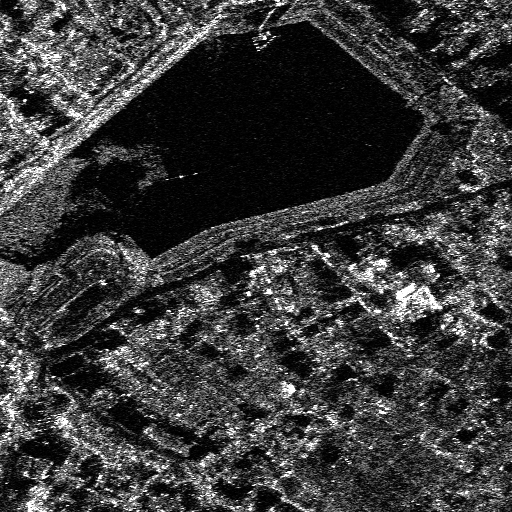
#> input picture RIFT-multimodal-image-matching-main/python/sar-optical/pair3.tif, 512 x 512 px, found by its file name
$ python rift_demo.py
#> lines starting #> are read from the running program, lines starting #| are printed output that depends on the picture
#> in imread_color3, img is the input picture: shape (512, 512); min 0, max 255, mean 57.3
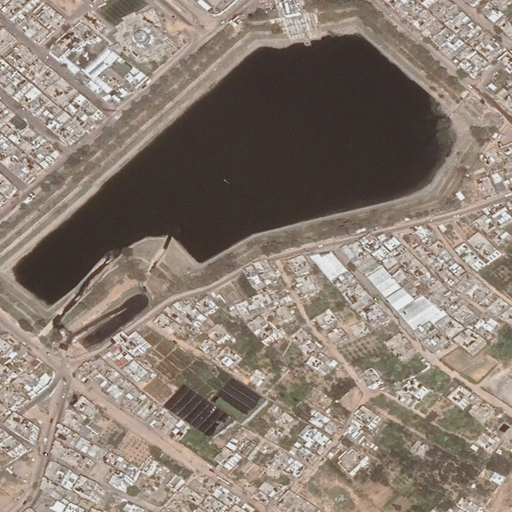
#> input picture RIFT-multimodal-image-matching-main/python/sar-optical/pair4.tif, 512 x 512 px, found by its file name
#> in imread_color3, img is the input picture: shape (512, 512, 3); mean B, G, R 116, 126.8, 139.5
### RIFT-multimodal-image-matching-main/python/rift1/phasecong3.py
import numpy as np
from numpy.fft import fft2, ifft2, ifftshift


def lowpassfilter(size, cutoff, n):
    """生成低通滤波器"""
    rows, cols = size
    if cols % 2 == 1:
        x = np.arange(-(cols - 1) / 2, (cols - 1) / 2 + 1) / (cols - 1)
    else:
        x = np.arange(-cols / 2, cols / 2) / cols

    if rows % 2 == 1:
        y = np.arange(-(rows - 1) / 2, (rows - 1) / 2 + 1) / (rows - 1)
    else:
        y = np.arange(-rows / 2, rows / 2) / rows

    x, y = np.meshgrid(x, y)
    radius = np.sqrt(x ** 2 + y ** 2)
    radius = ifftshift(radius)
    lp = 1 / (1 + (radius / cutoff) ** (2 * n))
    return lp


def phasecong3(im, nscale=4, norient=6, minWaveLength=3, mult=2.1,
               sigmaOnf=0.55, k=2.0, cutOff=0.5, g=10, noiseMethod=-1):
    """相位一致性计算"""
#> called with nscale = 4, norient = 6, minWaveLength = 3, mult = 1.6, sigmaOnf = 0.75, k = 1, cutOff = 0.5, g = 3
    im = im.astype(np.float64)
    if im.ndim == 3:
        im = np.mean(im, axis=2)  # 转为灰度图
#> im: shape (512, 512) float64

    rows, cols = im.shape
#> rows = 512; cols = 512
    imagefft = fft2(im)
    zero = np.zeros((rows, cols))
    EO = [[np.zeros((rows, cols), dtype=np.complex128) for _ in range(norient)] for _ in range(nscale)]
    PC = [zero.copy() for _ in range(norient)]
    covx2 = zero.copy()
    covy2 = zero.copy()
    covxy = zero.copy()
    EnergyV = np.zeros((rows, cols, 3))
    pcSum = zero.copy()
    epsilon = 1e-4

    # 构建频率网格
    if cols % 2 == 1:
        xrange = np.arange(-(cols - 1) / 2, (cols - 1) / 2 + 1) / (cols - 1)
    else:
        xrange = np.arange(-cols / 2, cols / 2) / cols
#> xrange = 512 values from -0.5 to 0.498

    if rows % 2 == 1:
        yrange = np.arange(-(rows - 1) / 2, (rows - 1) / 2 + 1) / (rows - 1)
    else:
        yrange = np.arange(-rows / 2, rows / 2) / rows
#> yrange = 512 values from -0.5 to 0.498

    x, y = np.meshgrid(xrange, yrange)
    radius = np.sqrt(x ** 2 + y ** 2)
    theta = np.arctan2(-y, x)
    radius = ifftshift(radius)
    theta = ifftshift(theta)
    radius[0, 0] = 1  # 避免log(0)

    sintheta = np.sin(theta)
    costheta = np.cos(theta)

    # 低通滤波器
    lp = lowpassfilter((rows, cols), 0.45, 15)
    logGabor = []
    for s in range(nscale):
        wavelength = minWaveLength * (mult ** s)
        fo = 1.0 / wavelength
        lg = np.exp(-(np.log(radius / fo)) ** 2 / (2 * (np.log(sigmaOnf) ** 2)))
        lg *= lp
        lg[0, 0] = 0
        logGabor.append(lg)

    # 计算每个方向的相位一致性
    for o in range(norient):
        angl = o * np.pi / norient
        ds = sintheta * np.cos(angl) - costheta * np.sin(angl)
        dc = costheta * np.cos(angl) + sintheta * np.sin(angl)
        dtheta = np.abs(np.arctan2(ds, dc))
        dtheta = np.minimum(dtheta * norient / 2, np.pi)
        spread = (np.cos(dtheta) + 1) / 2

        sumE = zero.copy()
        sumO = zero.copy()
        sumAn = zero.copy()
        maxAn = zero.copy()

        for s in range(nscale):
            filt = logGabor[s] * spread
            eo = ifft2(imagefft * filt)
            EO[s][o] = eo
            An = np.abs(eo)
            sumAn += An
            sumE += np.real(eo)
            sumO += np.imag(eo)

            if s == 0:
                if noiseMethod == -1:
                    tau = np.median(sumAn) / np.sqrt(np.log(4))
                elif noiseMethod == -2:
                    hist, edges = np.histogram(sumAn, bins=50)
                    ind = np.argmax(hist)
                    rmode = (edges[ind] + edges[ind + 1]) / 2
                    tau = rmode
                maxAn = An
            else:
                maxAn = np.maximum(maxAn, An)

        # 能量计算
        EnergyV[..., 0] += sumE
        EnergyV[..., 1] += np.cos(angl) * sumO
        EnergyV[..., 2] += np.sin(angl) * sumO

        XEnergy = np.sqrt(sumE ** 2 + sumO ** 2) + epsilon
        MeanE = sumE / XEnergy
        MeanO = sumO / XEnergy

        Energy = zero.copy()
        for s in range(nscale):
            E = np.real(EO[s][o])
            O = np.imag(EO[s][o])
            Energy += E * MeanE + O * MeanO - np.abs(E * MeanO - O * MeanE)

        # 噪声阈值
        if noiseMethod >= 0:
            T = noiseMethod
        else:
            totalTau = tau * (1 - (1 / mult) ** nscale) / (1 - (1 / mult))
            EstMean = totalTau * np.sqrt(np.pi / 2)
            EstSigma = totalTau * np.sqrt((4 - np.pi) / 2)
            T = EstMean + k * EstSigma

        Energy = np.maximum(Energy - T, 0)
        width = (sumAn / (maxAn + epsilon) - 1) / (nscale - 1)
        weight = 1.0 / (1 + np.exp((cutOff - width) * g))
        PC[o] = weight * Energy / (sumAn + epsilon)
        pcSum += PC[o]

        # 协方差计算
        covx = PC[o] * np.cos(angl)
        covy = PC[o] * np.sin(angl)
        covx2 += covx ** 2
        covy2 += covy ** 2
        covxy += covx * covy
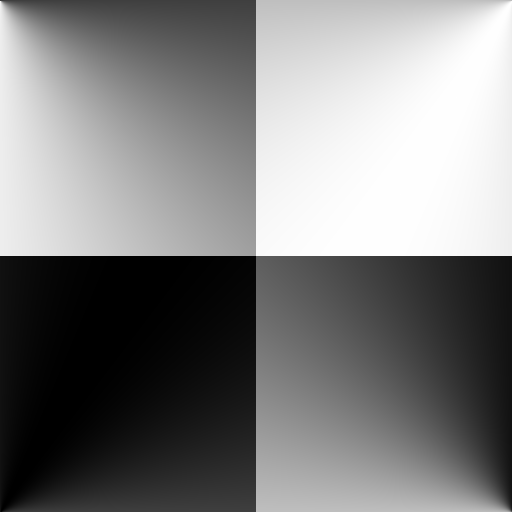
#> ds: shape (512, 512) float64; min -1, max 1, mean -0.000632; drawn with min black and max white
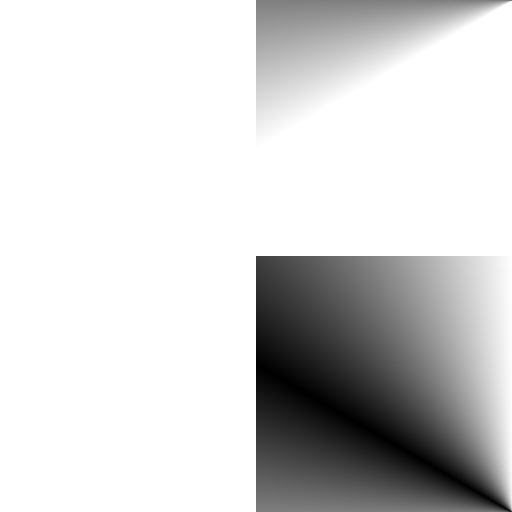
#> dtheta: shape (512, 512) float64; min 6.9e-05, max 3.14, mean 2.6; drawn with min black and max white
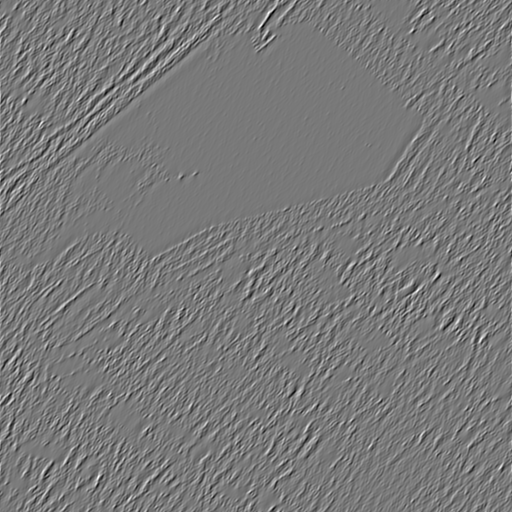
#> sumO: shape (512, 512) float64; min -77.5, max 85.5, mean 0; drawn with min black and max white
#> after the loop, EO = 4 items; PC = 6 items

    # 最终计算
    covx2 /= (norient / 2)
    covy2 /= (norient / 2)
    covxy = 4 * covxy / norient
    denom = np.sqrt(covxy ** 2 + (covx2 - covy2) ** 2) + epsilon
    M = (covy2 + covx2 + denom) / 2
    m = (covy2 + covx2 - denom) / 2

    orien = np.degrees(np.arctan2(EnergyV[..., 2], EnergyV[..., 1]))
    orien[orien < 0] += 180
    featType = np.arctan2(EnergyV[..., 0], np.sqrt(EnergyV[..., 1] ** 2 + EnergyV[..., 2] ** 2))

    return M, m, orien, featType, PC, EO, T, pcSum

### RIFT-multimodal-image-matching-main/python/rift1/rift_core.py
import numpy as np
import cv2
from phasecong3 import phasecong3


def RIFT_descriptor_no_rotation_invariance(im, kps, EO, patch_size, s, o):
    """RIFT描述符计算（无旋转不变性）"""
    if im.ndim == 2:
        im = np.stack([im, im, im], axis=2)
    h, w = im.shape[:2]

    # 计算通道强度
    CS = np.zeros((h, w, o), dtype=np.float64)
    for j in range(o):
        acc = np.zeros((h, w), dtype=np.float64)
        for i in range(s):
            acc += np.abs(EO[i][j])
        CS[..., j] = acc
    MIM = np.argmax(CS, axis=2) + 1  # 最大强度通道图

    KPS = np.array(kps, dtype=np.float64).T  # 2xN
    ns = 6  # 6x6网格
    des = np.zeros((36 * o, KPS.shape[1]), dtype=np.float64)
    kps_to_ignore = np.zeros(KPS.shape[1], dtype=bool)

    for k in range(KPS.shape[1]):
        x = int(round(KPS[0, k]))
        y = int(round(KPS[1, k]))
        x1 = max(0, x - patch_size // 2)
        y1 = max(0, y - patch_size // 2)
        x2 = min(x + patch_size // 2, w - 1)
        y2 = min(y + patch_size // 2, h - 1)

        if (y2 - y1) != patch_size or (x2 - x1) != patch_size:
            kps_to_ignore[k] = True
            continue

        patch = MIM[y1:y2 + 1, x1:x2 + 1]
        ys, xs = patch.shape
        hist_cube = np.zeros((ns, ns, o), dtype=np.float64)

        for jj in range(ns):
            for ii in range(ns):
                r0 = max(0, int(round(jj * ys / ns)))
                r1 = int(round((jj + 1) * ys / ns))
                c0 = max(0, int(round(ii * xs / ns)))
                c1 = int(round((ii + 1) * xs / ns))
                clip = patch[r0:r1, c0:c1].ravel()
                hist = np.bincount(np.clip(clip - 1, 0, o - 1), minlength=o)
                hist_cube[jj, ii] = hist / (np.sum(hist) + 1e-12)  # 归一化

        v = hist_cube.flatten()
        nrm = np.linalg.norm(v)
        des[:, k] = v / nrm if nrm > 0 else v

    valid = ~kps_to_ignore
    return {'kps': KPS[:, valid].T, 'des': des[:, valid].T}


def RIFT_no_rotation_invariance(im1, im2, s=4, o=6, patch_size=96):
    """RIFT特征检测与描述（无旋转不变性）"""
    # 计算相位一致性
    M1, _, _, _, _, EO1, _, _ = phasecong3(im1, nscale=s, norient=o,
                                           minWaveLength=3, mult=1.6,
                                           sigmaOnf=0.75, g=3, k=1)
#> EO1 = 4 items
    M2, _, _, _, _, EO2, _, _ = phasecong3(im2, nscale=s, norient=o,
                                           minWaveLength=3, mult=1.6,
                                           sigmaOnf=0.75, g=3, k=1)
#> call 2 of phasecong3, with nscale = 4, norient = 6, minWaveLength = 3, mult = 1.6, sigmaOnf = 0.75, k = 1, cutOff = 0.5, g = 3
#> after the loop in phasecong3 (call 2), `for o in range(norient):`:
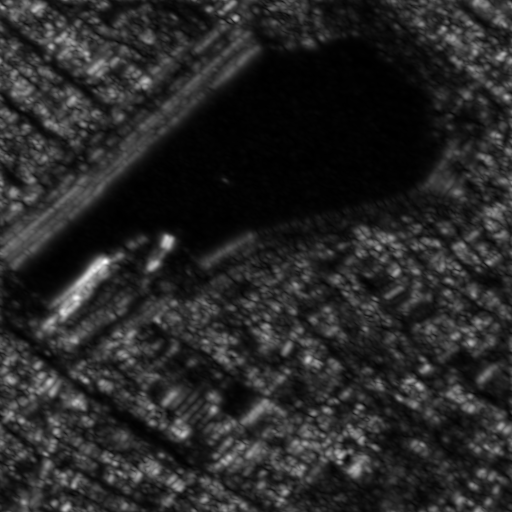
#> sumAn: shape (512, 512) float64; min 0.0823, max 69.66, mean 11; drawn with min black and max white
#> after the loop in phasecong3 (call 2), `for o in range(norient):`:
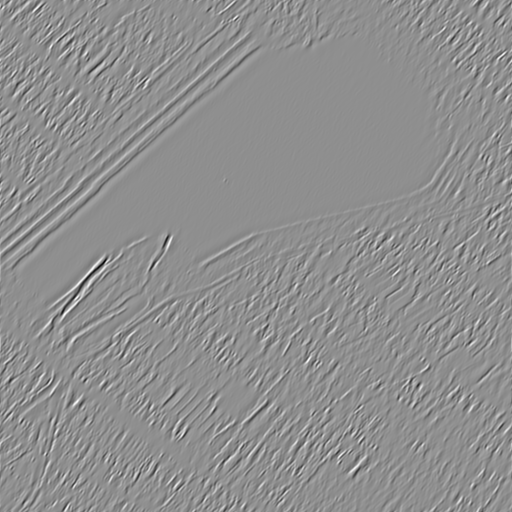
#> sumO: shape (512, 512) float64; min -66.5, max 52.09, mean 0; drawn with min black and max white
#> in phasecong3 (call 2), `featType = np.arctan2(EnergyV[..., 0], np.sqrt(EnergyV[..., 1] ** 2 + ..`:
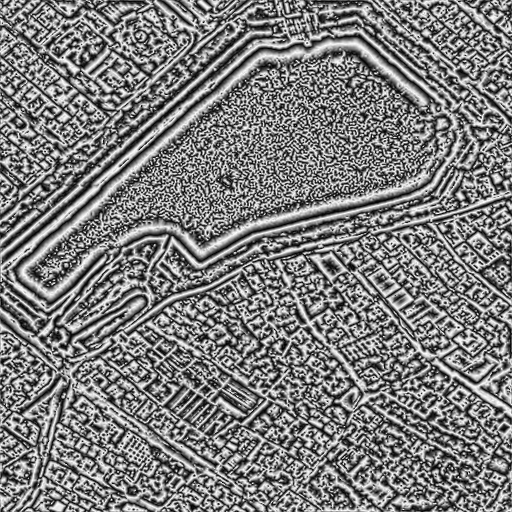
#> featType: shape (512, 512) float64; min -1.57, max 1.57, mean -0.0172; drawn with min black and max white
#> EO2 = 4 items

    # 归一化到[0,1]
    def norm01(m):
        return (m - np.min(m)) / (np.max(m) - np.min(m) + 1e-12)

    m1 = norm01(M1)
    m2 = norm01(M2)

    # FAST特征检测
    def detect_fast(m, max_kps=5000, min_th=10):
#> called with max_kps = 5000, min_th = 10
        img8 = np.uint8(np.clip(m * 255, 0, 255))
        fast = cv2.FastFeatureDetector_create(threshold=min_th, nonmaxSuppression=True)
        kps = fast.detect(img8, None)
#> kps = 5679 keypoints; strongest (x, y, size): (318, 229, 7), (250, 434, 7), (21, 40, 7), (182, 176, 7)
        kps = sorted(kps, key=lambda kp: -kp.response)[:max_kps]
#> kps = 5000 keypoints; strongest (x, y, size): (318, 229, 7), (250, 434, 7), (21, 40, 7), (182, 176, 7)
        return np.array([[kp.pt[0], kp.pt[1]] for kp in kps], dtype=np.float64)

    m1_points = detect_fast(m1)
#> m1_points = 5000 pairs, first value 3 to 508, second value 3 to 508
    m2_points = detect_fast(m2)
#> in detect_fast (call 2), `kps = fast.detect(img8, None)`: kps = 7985 keypoints; strongest (x, y, size): (73, 377, 7), (507, 232, 7), (83, 458, 7), (43, 168, 7)
#> in detect_fast (call 2), `kps = sorted(kps, key=lambda kp: -kp.response)[:max_kps]`: kps = 5000 keypoints; strongest (x, y, size): (73, 377, 7), (507, 232, 7), (83, 458, 7), (43, 168, 7)
#> m2_points has the same summary as m1_points

    # 计算描述符
    des_m1 = RIFT_descriptor_no_rotation_invariance(im1, m1_points, EO1, patch_size, s, o)
#> the loop in RIFT_descriptor_no_rotation_invariance, `for k in range(KPS.shape[1]):` made 5000 passes
#> (x, y, x1, y1, x2, y2) on passes 1 to 3: (318, 229, 270, 181, 366, 277), (250, 434, 202, 386, 298, 482), (21, 40, 0, 0, 69, 88)
    des_m2 = RIFT_descriptor_no_rotation_invariance(im2, m2_points, EO2, patch_size, s, o)

    return des_m1, des_m2

### RIFT-multimodal-image-matching-main/python/rift1/rift_demo.py
import os
import numpy as np
import cv2
import matplotlib.pyplot as plt
import time
import math  # 新增：用于棋盘格块计算
from rift_core import RIFT_no_rotation_invariance


def imread_color3(path):
    """读取图像并转为3通道RGB"""
    img = cv2.imread(path, cv2.IMREAD_UNCHANGED)
    if img is None:
        raise FileNotFoundError(f"图像不存在: {path}")
    if img.ndim == 2:
        img = cv2.cvtColor(img, cv2.COLOR_GRAY2BGR)
    else:
        img = cv2.cvtColor(img, cv2.COLOR_BGR2RGB)
    return img


# 新增：棋盘格生成函数（互补对）
# [52 lines left out: functions generate_checkerboard_a, generate_checkerboard_b, not called in this run]


def FSC(cor1, cor2, change_form='affine', error_t=2):
    """随机抽样一致性滤波（简化版）"""
#> called with cor1 = array of shape (184, 2), cor2 = array of shape (184, 2), change_form = 'affine', error_t = 2
    M = cor1.shape[0]
    if M < 4:
        raise ValueError("匹配点数量不足")

    # 简单的RANSAC实现
    best_inliers = []
    best_H = None
    max_iter = 1000
    for _ in range(max_iter):
        idx = np.random.choice(M, 3, replace=False)
        src = cor1[idx]
        dst = cor2[idx]

        # 计算仿射变换矩阵
        H, _ = cv2.findAffineTransform(src.astype(np.float32), dst.astype(np.float32))
        H = np.vstack([H, [0, 0, 1]])  # 转为3x3矩阵

        # 验证内点
        src_hom = np.hstack([cor1, np.ones((M, 1))])
        pred = (H @ src_hom.T).T
        pred = pred[:, :2] / pred[:, 2:]
        dist = np.linalg.norm(pred - cor2, axis=1)
        inliers = np.where(dist < error_t)[0]

        if len(inliers) > len(best_inliers):
            best_inliers = inliers
            best_H = H

            # 早期终止
            if len(inliers) > M * 0.9:
                break

    # 用所有内点重新计算
    in1 = cor1[best_inliers]
    in2 = cor2[best_inliers]
    H, _ = cv2.findAffineTransform(in1.astype(np.float32), in2.astype(np.float32))
    H = np.vstack([H, [0, 0, 1]])

    # 计算RMSE
    src_hom = np.hstack([in1, np.ones((len(in1), 1))])
    pred = (H @ src_hom.T).T
    pred = pred[:, :2] / pred[:, 2:]
    rmse = np.sqrt(np.mean(np.sum((pred - in2) ** 2, axis=1)))

    return H, rmse, in1, in2


# [68 lines left out: function image_fusion, not called in this run]


def demo_single_pair(p1, p2, checkerboard_block_size=32):
    """单对图像匹配演示（包含配准后棋盘格功能）"""
    # 假设p1为SAR图像路径，p2为光学图像路径
    sar_img = imread_color3(p1)
    optical_img = imread_color3(p2)

    print("RIFT特征检测与描述")
    start_time = time.time()
    des_m1, des_m2 = RIFT_no_rotation_invariance(sar_img, optical_img, s=4, o=6, patch_size=96)

    print("最近邻匹配")
    A = des_m1['des'].astype(np.float32)
    B = des_m2['des'].astype(np.float32)
    if len(A) == 0 or len(B) == 0:
        raise RuntimeError("未检测到特征点，请调整参数或图像")

    bf = cv2.BFMatcher(cv2.NORM_L2, crossCheck=True)
    matches = bf.match(A, B)
    matches = sorted(matches, key=lambda x: x.distance)

    matched1 = des_m1['kps'][[m.queryIdx for m in matches]]
    matched2 = des_m2['kps'][[m.trainIdx for m in matches]]

    # 去重
    _, uniq_idx = np.unique(matched2, axis=0, return_index=True)
    matched1 = matched1[uniq_idx]
    matched2 = matched2[uniq_idx]

    print("外点剔除")
    H, rmse, in1, in2 = FSC(matched1, matched2, 'affine', 2)
    print(f"内点数量: {len(in1)}, RMSE: {rmse:.4f}")
    print(f"总耗时: {time.time() - start_time:.4f}秒")

    # 显示匹配结果
    plt.figure(figsize=(12, 6))
    h1, w1 = sar_img.shape[:2]
    canvas = np.zeros((max(h1, optical_img.shape[0]), w1 + optical_img.shape[1], 3), dtype=np.uint8)
    canvas[:h1, :w1] = sar_img
    canvas[:optical_img.shape[0], w1:w1 + optical_img.shape[1]] = optical_img

    plt.imshow(canvas)
    for p, q in zip(in1, in2):
        plt.plot([p[0], q[0] + w1], [p[1], q[1]], 'y-', linewidth=0.5)
        plt.plot(p[0], p[1], 'ro', markersize=2)
        plt.plot(q[0] + w1, q[1], 'go', markersize=2)
    plt.title("特征匹配结果")
    plt.axis('off')
    plt.tight_layout()
    plt.show()

    # 图像融合并生成配准后棋盘格
    print("生成配准后的SAR与光学图像棋盘格...")
    image_fusion(sar_img, optical_img, H, d=checkerboard_block_size)


def demo_batch(img_folder1, img_folder2, num_pairs, img_ext='.tif'):
    """批量处理图像对（当前未使用）"""
    pass

if __name__ == "__main__":
    # 单对图像演示（修改为实际的图像路径）
#> (the run stopped early here; a loop or call above may not have finished)
